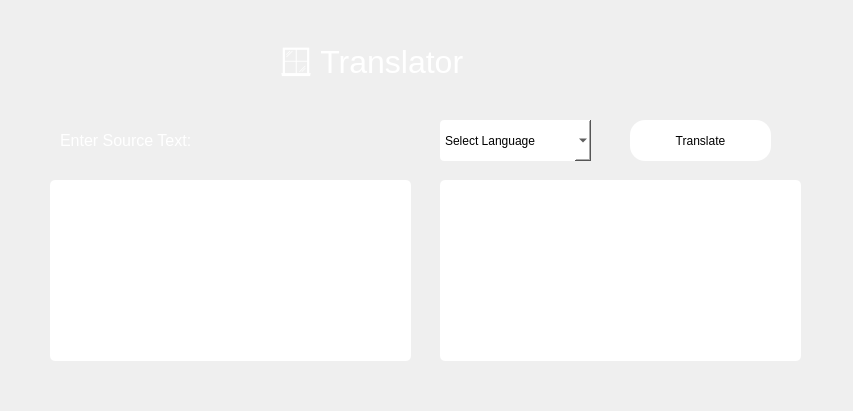
<?xml version="1.0" encoding="UTF-8"?>
<ui version="4.0">
 <class>Frame</class>
 <widget class="QFrame" name="Frame">
  <property name="geometry">
   <rect>
    <x>0</x>
    <y>0</y>
    <width>853</width>
    <height>411</height>
   </rect>
  </property>
  <property name="windowTitle">
   <string>Frame</string>
  </property>
  <property name="styleSheet">
   <string notr="true">QFrame {
    
	background-image: url(:/ocr/background.jpg);
}
QComboBox QAbstractItemView {
    border: 2px solid darkgray;
background:white;
}

QComboBox{
background:white;
border: none;
border-radius: 4px;
}
QRadioButton
{color:white;
}
QLabel
{color:white;
background:transparent;
}

QPushButton
{background:white;
color:black;
border-radius:15px;
}
QPushButton:hover
{color:#333;
border-radius:15px;
background:#49ebff;
}
QTextEdit
{background:rgb(255, 255, 255);
border-radius:5px;
}
QLineEdit
{background:rgba(255, 255, 255, 50);
border-radius:5px;
border:none;
color: white;
border-bottom:1px solid #e2e2e2;
}
QGroupBox
{color:white;
}
#groupvBox
{border: none;
}</string>
  </property>
  <widget class="QPushButton" name="btnTranslate">
   <property name="geometry">
    <rect>
     <x>630</x>
     <y>120</y>
     <width>141</width>
     <height>41</height>
    </rect>
   </property>
   <property name="font">
    <font>
     <pointsize>9</pointsize>
    </font>
   </property>
   <property name="text">
    <string>Translate</string>
   </property>
  </widget>
  <widget class="QComboBox" name="comboBox">
   <property name="geometry">
    <rect>
     <x>440</x>
     <y>120</y>
     <width>151</width>
     <height>41</height>
    </rect>
   </property>
   <property name="font">
    <font>
     <pointsize>9</pointsize>
    </font>
   </property>
   <item>
    <property name="text">
     <string>Select Language</string>
    </property>
   </item>
   <item>
    <property name="text">
     <string>English</string>
    </property>
   </item>
   <item>
    <property name="text">
     <string>Hindi</string>
    </property>
   </item>
   <item>
    <property name="text">
     <string>French</string>
    </property>
   </item>
   <item>
    <property name="text">
     <string>German</string>
    </property>
   </item>
   <item>
    <property name="text">
     <string>Spanish</string>
    </property>
   </item>
  </widget>
  <widget class="QTextEdit" name="txtTranslate">
   <property name="geometry">
    <rect>
     <x>440</x>
     <y>180</y>
     <width>361</width>
     <height>181</height>
    </rect>
   </property>
   <property name="font">
    <font>
     <pointsize>12</pointsize>
    </font>
   </property>
   <property name="readOnly">
    <bool>true</bool>
   </property>
   <property name="html">
    <string>&lt;!DOCTYPE HTML PUBLIC &quot;-//W3C//DTD HTML 4.0//EN&quot; &quot;http://www.w3.org/TR/REC-html40/strict.dtd&quot;&gt;
&lt;html&gt;&lt;head&gt;&lt;meta name=&quot;qrichtext&quot; content=&quot;1&quot; /&gt;&lt;style type=&quot;text/css&quot;&gt;
p, li { white-space: pre-wrap; }
&lt;/style&gt;&lt;/head&gt;&lt;body style=&quot; font-family:'MS Shell Dlg 2'; font-size:12pt; font-weight:400; font-style:normal;&quot;&gt;
&lt;p style=&quot;-qt-paragraph-type:empty; margin-top:0px; margin-bottom:0px; margin-left:0px; margin-right:0px; -qt-block-indent:0; text-indent:0px;&quot;&gt;&lt;br /&gt;&lt;/p&gt;&lt;/body&gt;&lt;/html&gt;</string>
   </property>
  </widget>
  <widget class="QTextEdit" name="txtSource">
   <property name="geometry">
    <rect>
     <x>50</x>
     <y>180</y>
     <width>361</width>
     <height>181</height>
    </rect>
   </property>
   <property name="font">
    <font>
     <pointsize>12</pointsize>
    </font>
   </property>
   <property name="readOnly">
    <bool>false</bool>
   </property>
   <property name="html">
    <string>&lt;!DOCTYPE HTML PUBLIC &quot;-//W3C//DTD HTML 4.0//EN&quot; &quot;http://www.w3.org/TR/REC-html40/strict.dtd&quot;&gt;
&lt;html&gt;&lt;head&gt;&lt;meta name=&quot;qrichtext&quot; content=&quot;1&quot; /&gt;&lt;style type=&quot;text/css&quot;&gt;
p, li { white-space: pre-wrap; }
&lt;/style&gt;&lt;/head&gt;&lt;body style=&quot; font-family:'MS Shell Dlg 2'; font-size:12pt; font-weight:400; font-style:normal;&quot;&gt;
&lt;p style=&quot;-qt-paragraph-type:empty; margin-top:0px; margin-bottom:0px; margin-left:0px; margin-right:0px; -qt-block-indent:0; text-indent:0px;&quot;&gt;&lt;br /&gt;&lt;/p&gt;&lt;/body&gt;&lt;/html&gt;</string>
   </property>
  </widget>
  <widget class="QLabel" name="label">
   <property name="geometry">
    <rect>
     <x>280</x>
     <y>40</y>
     <width>261</width>
     <height>51</height>
    </rect>
   </property>
   <property name="font">
    <font>
     <pointsize>24</pointsize>
    </font>
   </property>
   <property name="text">
    <string>🪟 Translator</string>
   </property>
  </widget>
  <widget class="QLabel" name="label_2">
   <property name="geometry">
    <rect>
     <x>60</x>
     <y>120</y>
     <width>171</width>
     <height>41</height>
    </rect>
   </property>
   <property name="font">
    <font>
     <pointsize>12</pointsize>
    </font>
   </property>
   <property name="text">
    <string>Enter Source Text:</string>
   </property>
  </widget>
 </widget>
 <resources>
  <include location="ocr.qrc"/>
 </resources>
 <connections/>
</ui>
